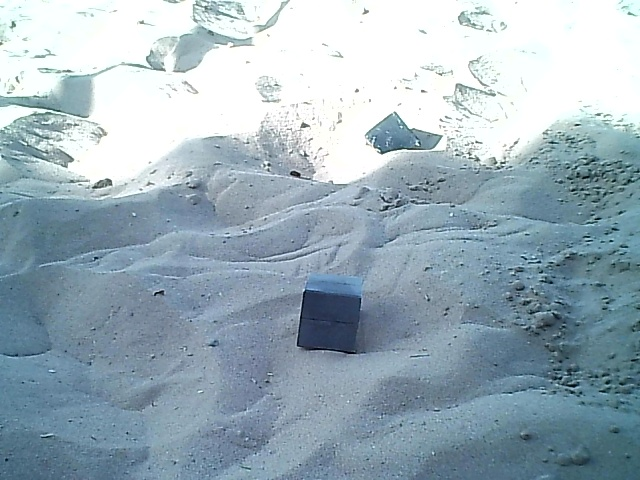
#> input picture YoloDataset/train/images/014.jpg_sand.jpg, 640 x 480 px, given in place of the camera
$ python CameraCapture.py
#> lines starting #> are read from the running program, lines starting #| are printed output that depends on the picture
import cv2

def apply_clahe_gaussian(gray):
    # Aplicar el ecualizador CLAHE
    clahe = cv2.createCLAHE(clipLimit=2.0, tileGridSize=(5, 5))
    clahe_result = clahe.apply(gray)
    # Aplicar un desenfoque gaussiano
    blurred = cv2.GaussianBlur(clahe_result, (5, 5), 0)

    return blurred

def main():
    # Configuración de la cámara con el backend V4L2
    cap = cv2.VideoCapture(0, cv2.CAP_V4L2)  # Puedes cambiar el número de la cámara según tu configuración (0 por la cámara predeterminada)
    # Configuración de parámetros
    cap.set(cv2.CAP_PROP_FRAME_WIDTH, 1279)    # Ancho de la resolución 1280
    cap.set(cv2.CAP_PROP_FRAME_HEIGHT, 719)   # Alto de la resolución   720
    cap.set(cv2.CAP_PROP_FPS, 59)             # FPS (cuadros por segundo)
    # Configurar la cámara para capturar en blanco y negro
    cap.set(cv2.CAP_PROP_CONVERT_RGB, 0)

    if not cap.isOpened():
        print("Error al abrir la cámara.")
        return

    while True:
        ret, frame = cap.read()
#> frame is the input picture: shape (480, 640, 3); mean B, G, R 185.8, 175, 156.3
        frame=frame[:, :, 0]
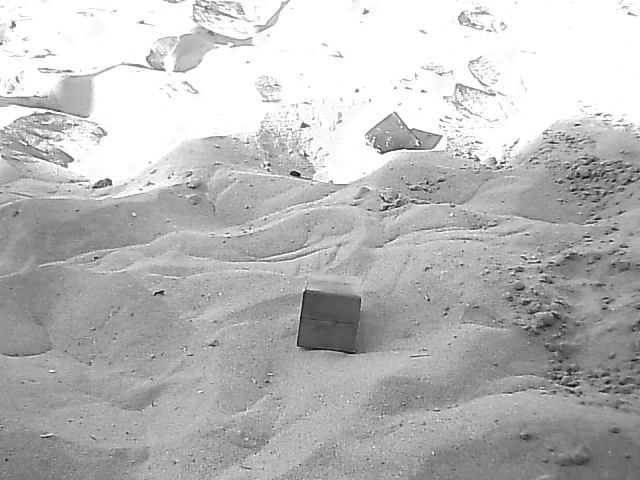
#> frame: shape (480, 640); min 10, max 255, mean 185.8
        frame = cv2.rotate(frame, cv2.ROTATE_180)
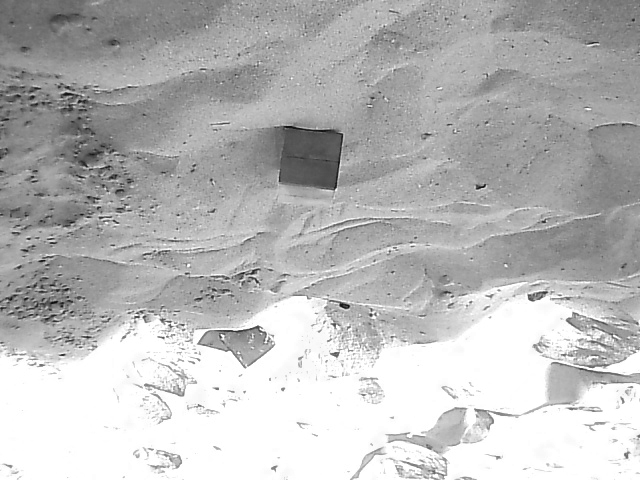
#> frame: shape (480, 640); min 10, max 255, mean 185.8


        if not ret:
            print("Error al capturar el fotograma.")
            break

        # Aplicar la transformación directamente a la imagen en blanco y negro
        transformed_frame = apply_clahe_gaussian(frame)
#> in apply_clahe_gaussian, `clahe_result = clahe.apply(gray)`:
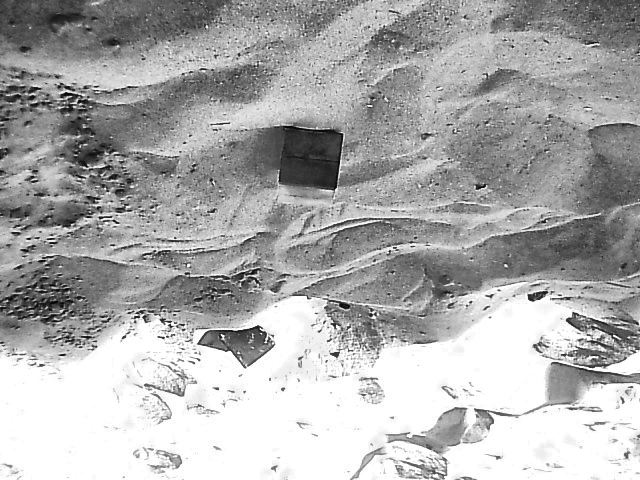
#> clahe_result: shape (480, 640); min 3, max 255, mean 172.6
#> in apply_clahe_gaussian, `blurred = cv2.GaussianBlur(clahe_result, (5, 5), 0)`:
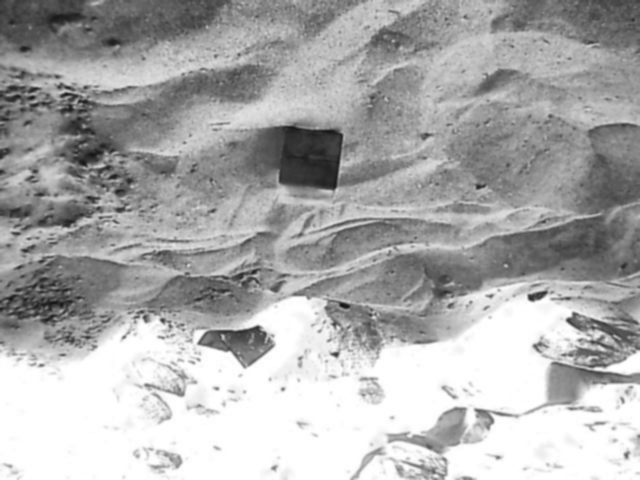
#> blurred: shape (480, 640); min 20, max 255, mean 172.6

        # Mostrar el fotograma transformado en una ventana
        cv2.imshow('Transformacion', transformed_frame)

        # Salir del bucle si se presiona la tecla 'q'
        if cv2.waitKey(1) & 0xFF == ord('q'):
#> (key q is pressed here)
            break

    # Liberar la cámara y cerrar la ventana
    cap.release()
    cv2.destroyAllWindows()

if __name__ == "__main__":
    main()

$ run again, on YoloDataset/train/images/029.jpg_sand.jpg
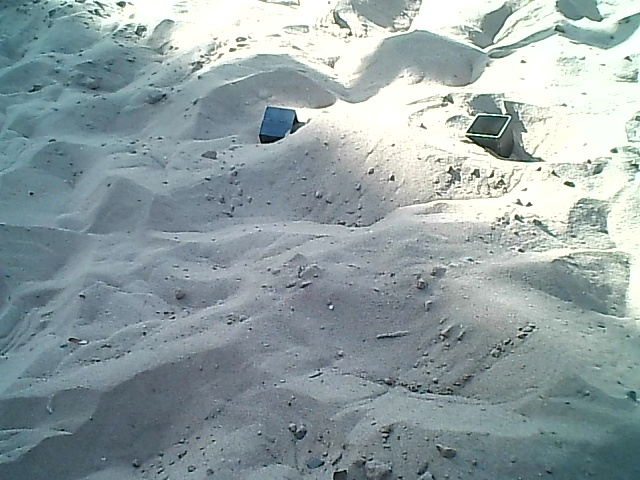
#> input picture YoloDataset/train/images/029.jpg_sand.jpg, 640 x 480 px, given in place of the camera
#> in main, frame is the input picture: shape (480, 640, 3); mean B, G, R 163, 160.6, 146
#> in main, `frame = cv2.rotate(frame, cv2.ROTATE_180)`:
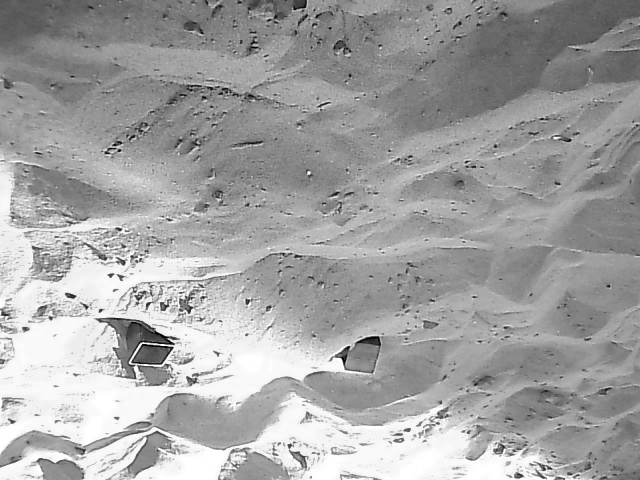
#> frame: shape (480, 640); min 0, max 255, mean 163
#> in apply_clahe_gaussian, `blurred = cv2.GaussianBlur(clahe_result, (5, 5), 0)`:
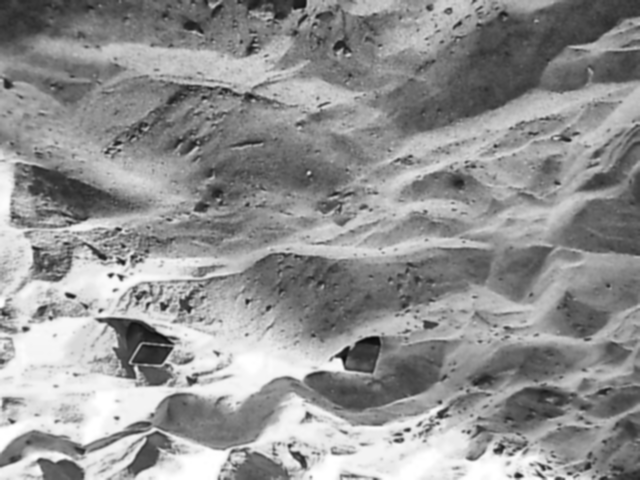
#> blurred: shape (480, 640); min 9, max 255, mean 146.8

$ run again, on YoloDataset/train/images/034.jpg_sand.jpg
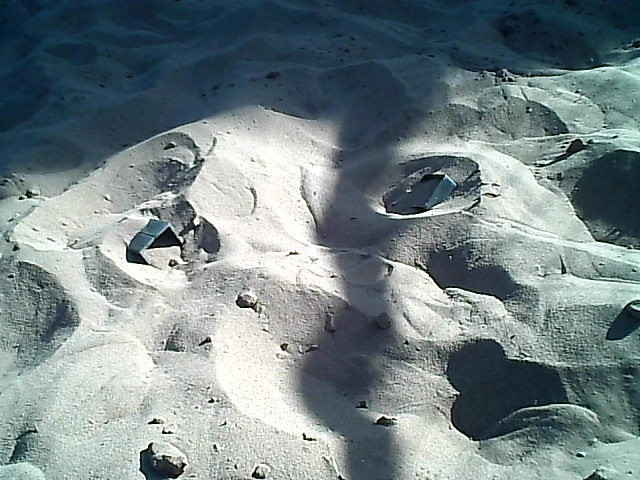
#> input picture YoloDataset/train/images/034.jpg_sand.jpg, 640 x 480 px, given in place of the camera
#> in main, frame is the input picture: shape (480, 640, 3); mean B, G, R 135.5, 133, 118.9
#> in main, `frame = cv2.rotate(frame, cv2.ROTATE_180)`:
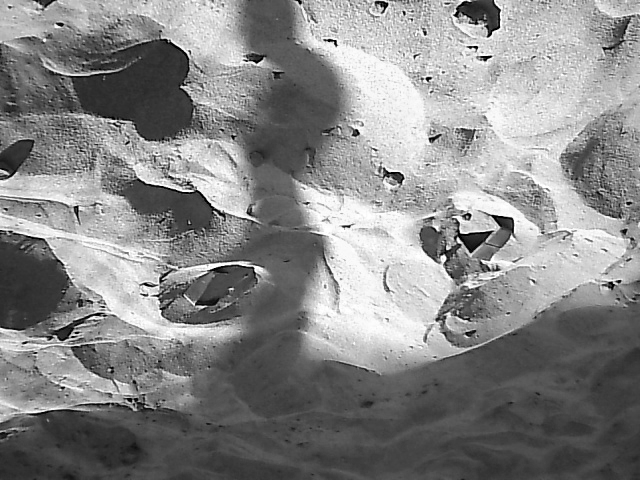
#> frame: shape (480, 640); min 0, max 255, mean 135.5
#> in apply_clahe_gaussian, `blurred = cv2.GaussianBlur(clahe_result, (5, 5), 0)`:
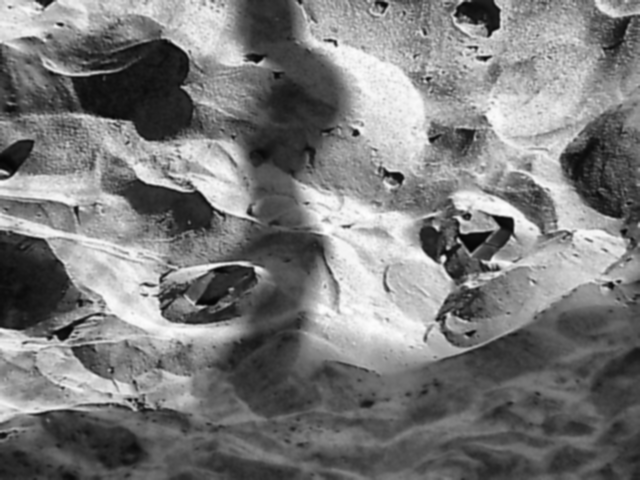
#> blurred: shape (480, 640); min 5, max 254, mean 122.5

$ run again, on YoloDataset/train/images/044.jpg_sand.jpg
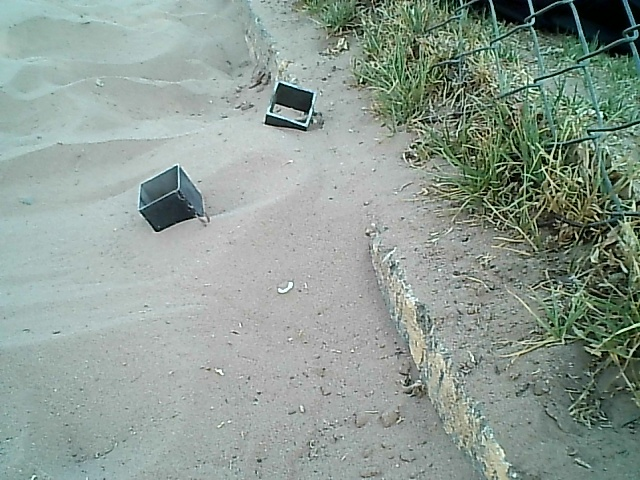
#> input picture YoloDataset/train/images/044.jpg_sand.jpg, 640 x 480 px, given in place of the camera
#> in main, frame is the input picture: shape (480, 640, 3); mean B, G, R 148, 156.2, 142.2
#> in main, `frame = cv2.rotate(frame, cv2.ROTATE_180)`:
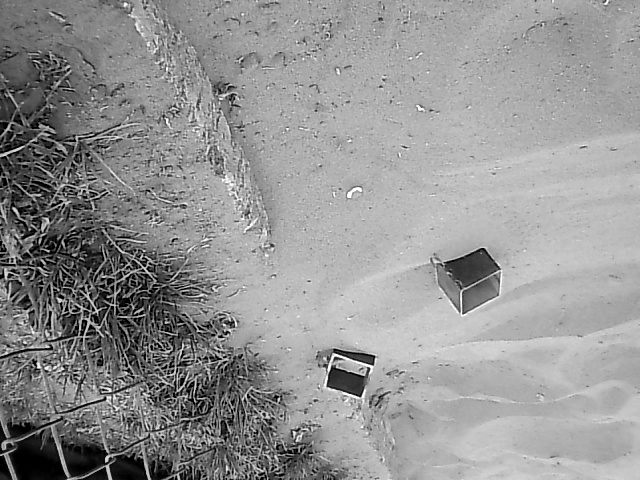
#> frame: shape (480, 640); min 0, max 255, mean 148
#> in apply_clahe_gaussian, `blurred = cv2.GaussianBlur(clahe_result, (5, 5), 0)`:
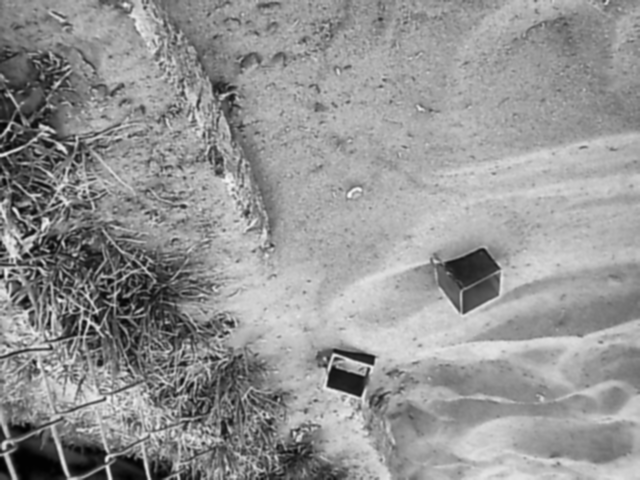
#> blurred: shape (480, 640); min 2, max 251, mean 148.3
